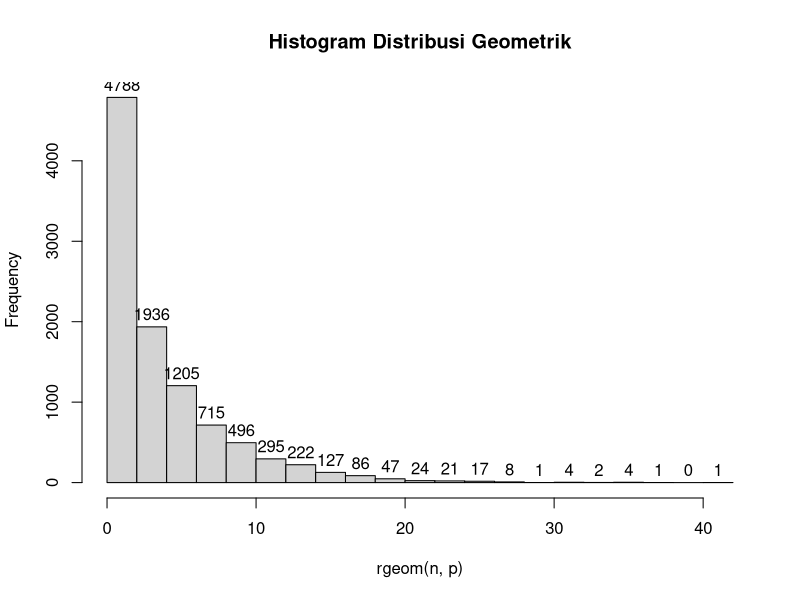
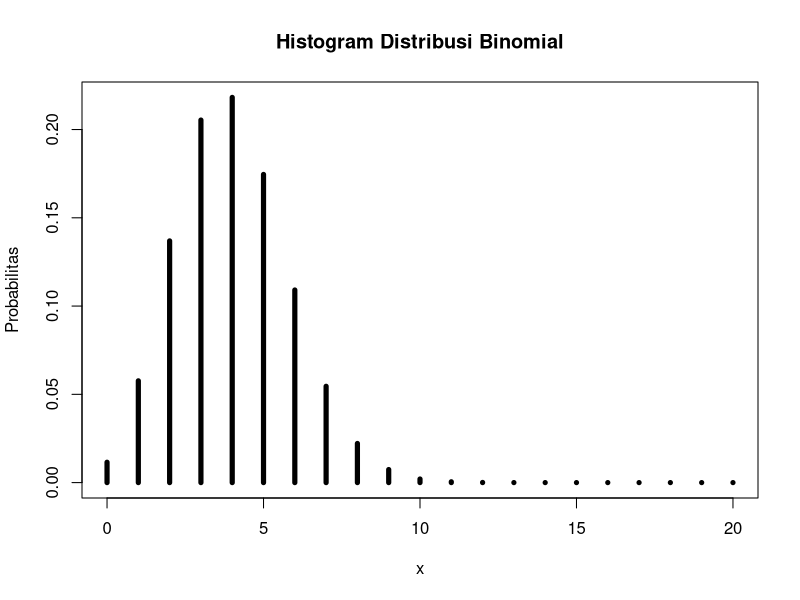
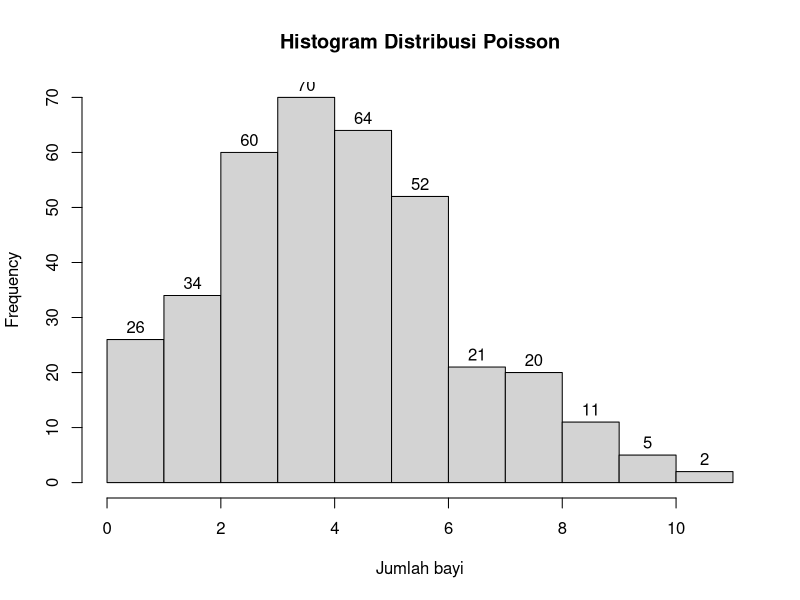
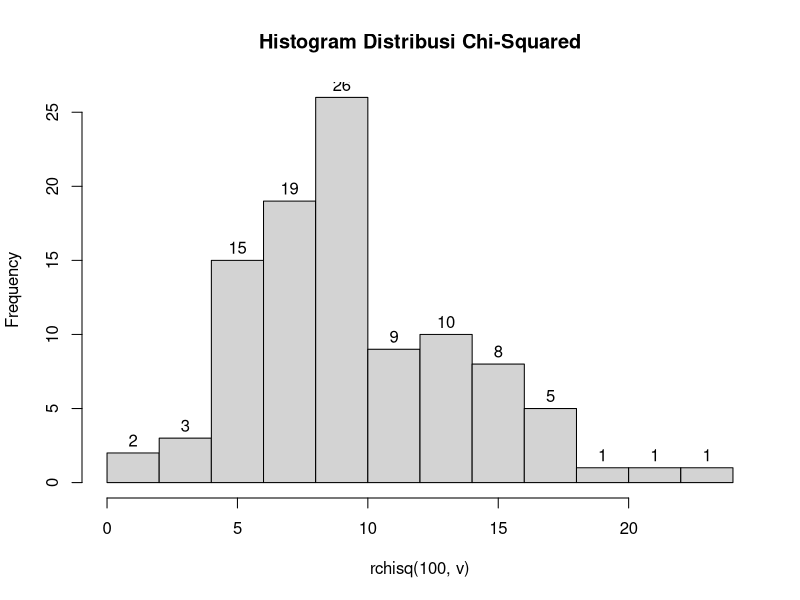
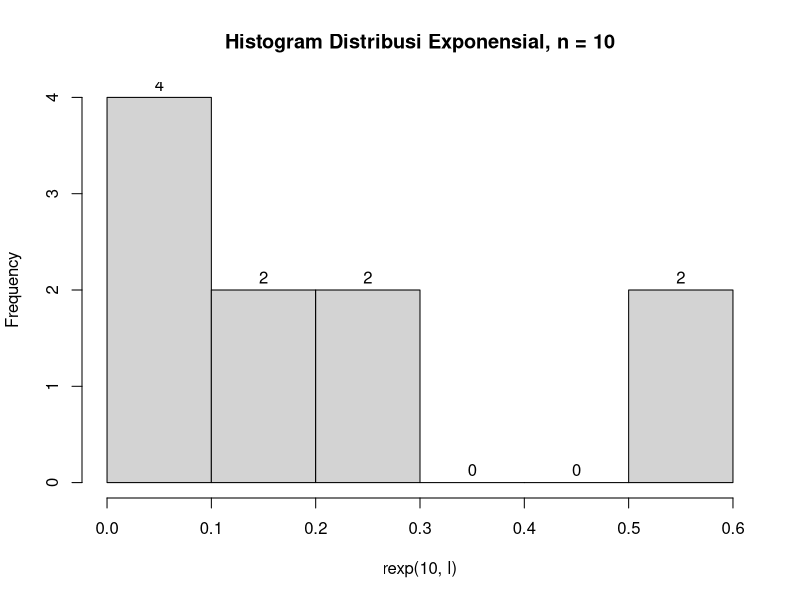
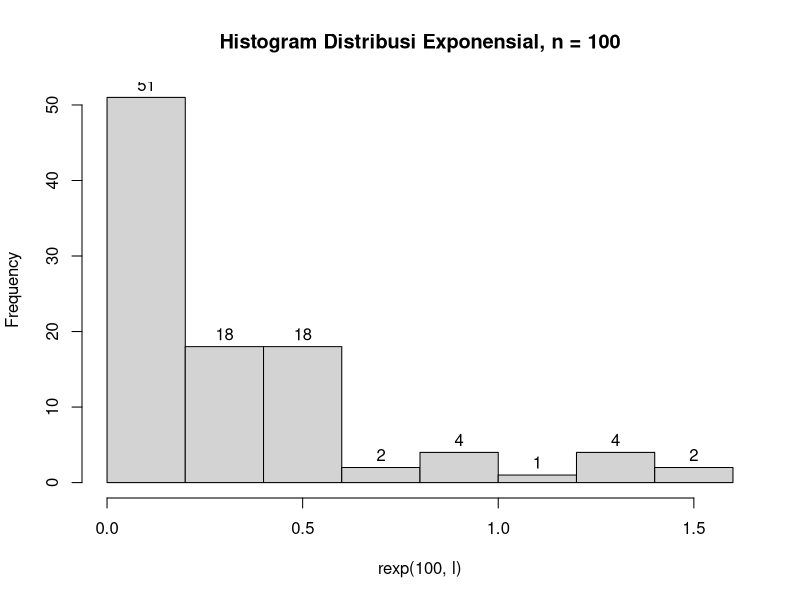
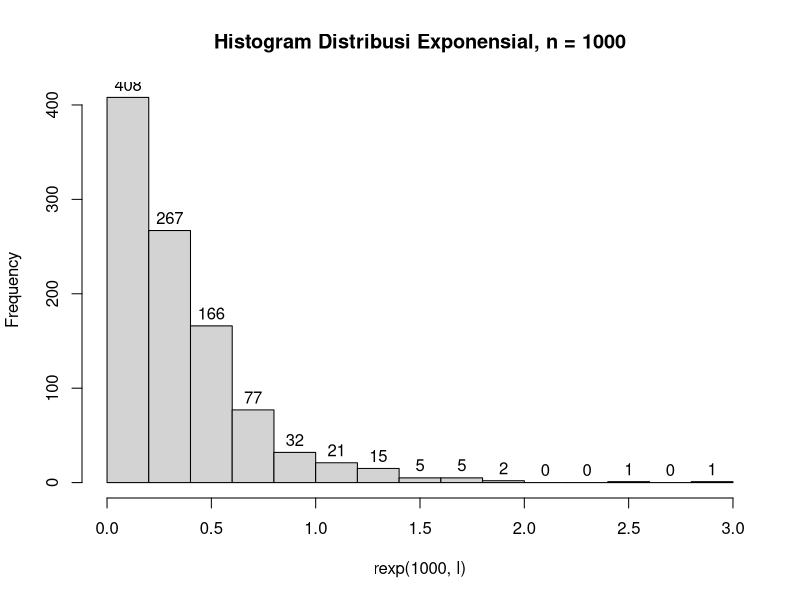
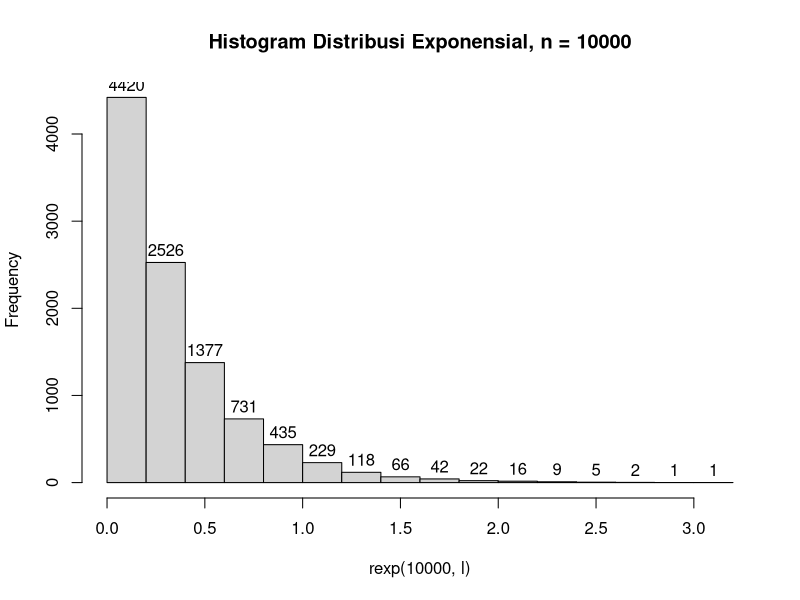

The R source for these figures, in order:
# Nomor 1:
# Seorang penyurvei secara acak memilih orang-orang di jalan sampai dia bertemu
# dengan seseorang yang menghadiri acara vaksinasi sebelumnya.

# a) Berapa peluang penyurvei bertemu x = 3 orang yang tidak menghadiri acara
#    vaksinasi sebelum keberhasilan pertama ketika p = 0,20 dari populasi
#    menghadiri acara vaksinasi ? (distribusi Geometrik)

x <- 3
p <- 0.2

for (i in seq(1, 5)) {
  print(sprintf("P(Y = x) #%d = %g", i, dgeom(x, p)))
}

# b) Mean Distribusi Geometrik dengan 10000 data random , prob = 0,20 dimana
#    distribusi geometrik acak tersebut X = 3 (distribusi geometrik acak() == 3)

n <- 10000
p <- 0.2

for (i in seq(1, 10)) {
  print(sprintf("Mean #%d = %g", i, mean(rgeom(n, p) == 3)))
}

# c) Bandingkan Hasil poin a dan b , apa kesimpulan yang bisa didapatkan?

msg <- "Berdasarkan hasil output dari poin (a) dan (b), dapat disimpulkan bahwa
pada poin (b), dengan menggunakan sebuah random variable yang dihasilkan secara
pseudo-random oleh fungsi rgeom, akan dihasilkan output yang bisa berubah pada
setiap pemanggilannya. Perilaku ini berbeda dengan hasil pada poin (a) di mana
hasil yang dihasilkan selalu tetap.
"

cat(msg)

# d) Histogram Distribusi Geometrik , Peluang X = 3 gagal Sebelum Sukses Pertama

hist(rgeom(n, p), main = "Histogram Distribusi Geometrik", labels = TRUE)

# e) Nilai Rataan (μ) dan Varian (σ²) dari Distribusi Geometrik.

msg <- "Rataan (μ) dapat dicari dengan rumus 1/p untuk mencapai keberhasilan pertama
dan dengan rumus (1-p)/p untuk x-1 kegagalan sebelum keberhasilan pertama.

Varians (σ²) dapat dicari dengan rumus (1-p)/(p^2).
"

cat(msg)
mgeom = (1 - p)/p
vgeom = (1 - p)/(p^2)
sprintf("μ = %g", mgeom)
sprintf("σ² = %g", vgeom)

# Nomor 2:
# Terdapat 20 pasien menderita Covid19 dengan peluang sembuh sebesar 0.2. Tentukan :

# a) Peluang terdapat 4 pasien yang sembuh.

x <- 4
n <- 20
p <- 0.2
sprintf("B(x; n, p) = %g", dbinom(x, n, p))

# b) Gambarkan grafik histogram berdasarkan kasus tersebut.

x <- seq(0, 20)
plot(x, dbinom(x, n, p),
     type = 'h',
     main = "Histogram Distribusi Binomial",
     ylab = "Probabilitas",
     lwd = 5)

# c) Nilai Rataan (μ) dan Varian (σ²) dari Distribusi Binomial.

msg <- "Rataan (μ) dapat dicari dengan rumus n*p.

Varians (σ²) dapat dicari dengan rumus n*p*q atau n*p*(1-p).
"

cat(msg)
mbinom = n*p
vbinom = n*p*(1-p)
sprintf("μ = %g", mbinom)
sprintf("σ² = %g", vbinom)

# Nomor 3:
# Diketahui data dari  sebuah tempat bersalin di rumah sakit tertentu menunjukkan
# rata-rata historis 4,5 bayi lahir di rumah sakit ini setiap hari. (gunakan Distribusi Poisson)

# a) Berapa peluang bahwa 6 bayi akan lahir di rumah sakit ini besok?

x <- 6
l <- 4.5
sprintf("Pois(l) = %g", dpois(x, l))

# b) Simulasikan dan buatlah histogram kelahiran 6 bayi akan lahir di rumah sakit
#    ini  selama setahun (n = 365)

n <- 365
hist(rpois(n, l), main = "Histogram Distribusi Poisson", xlab = "Jumlah bayi",
     labels = TRUE)

# c) dan bandingkan hasil poin a dan b , Apa kesimpulan yang bisa didapatkan

sprintf("Hasil poin (a) dikalian 365 = %g", dpois(x, l) * n)

msg <- "Hasil poin (a) hanya mempertimbangkan terjadinya kelahiran 6 bayi pada
hari besok (1 hari saja), sedangkan poin (b) mempertimbangkan hal yang sama tapi
dalam periode 365 hari. Setelah hasil poin (a) dikalikan dengan 365 untuk menyamakan
dengan hasil poin (b), didapatkan hasil yang hampir mendekati dengan nilai pada
histogram poin (b).
"

cat(msg)

# d) Nilai Rataan (μ) dan Varian (σ²) dari Distribusi Poisson.

msg <- "Rataan (μ) setara dengan lambda.

Varians (σ²) juga setara dengan lambda.
"

cat(msg)
sprintf("μ = %g", l)
sprintf("σ² = %g", l)

# Nomor 4:
# Diketahui nilai x = 2 dan v = 10. Tentukan:

# a) Fungsi Probabilitas dari Distribusi Chi-Square.

x <- 2
v <- 10
sprintf("X²(v) = %g", dchisq(x, v))

# b) Histogram dari Distribusi Chi-Square dengan 100 data random.

hist(rchisq(100, v), main = "Histogram Distribusi Chi-Squared", labels = TRUE)

# c) Nilai Rataan (μ) dan Varian (σ²) dari Distribusi Chi-Square.

msg <- "Rataan (μ) setara dengan v.

Varians (σ²) setara dengan 2*v.
"

cat(msg)
sprintf("μ = %g", v)
sprintf("σ² = %g", 2*v)

# Nomor 5:
# Diketahui bilangan acak (random variable) berdistribusi exponential (λ = 3). Tentukan:

# a) Fungsi Probabilitas dari Distribusi Exponensial 

n <- 10
l <- 3
paste("f(λ) = ", dexp(n, l))
print("Distribution:")
paste(rexp(n, l))

# b) Histogram dari Distribusi Exponensial untuk 10, 100, 1000 dan 10000 bilangan random

hist(rexp(10, l), main = "Histogram Distribusi Exponensial, n = 10", labels = TRUE)
hist(rexp(100, l), main = "Histogram Distribusi Exponensial, n = 100", labels = TRUE)
hist(rexp(1000, l), main = "Histogram Distribusi Exponensial, n = 1000", labels = TRUE)
hist(rexp(10000, l), main = "Histogram Distribusi Exponensial, n = 10000", labels = TRUE)

# c) Nilai Rataan (μ) dan Varian (σ²) dari Distribusi Exponensial untuk n = 100 dan λ = 3
# Petunjuk: 
#   Gunakan set.seed(1)
#   Gunakan fungsi bawaan R

n <- 100
l <- 3
set.seed(1)
paste("Rataan (μ) = ", mean(rexp(n, l)))
set.seed(1)
paste("Varians (σ²) = ", var(rexp(n, l)))

# Nomor 6:
# Diketahui generate random nilai sebanyak 100 data, mean = 50, sd = 8. Tentukan
# a) Fungsi Probabilitas dari Distribusi Normal P(X1 ≤ x ≤ X2),
#    hitung Z-Score-nya dan plot data generate randomnya dalam bentuk grafik.
#    Petunjuk(gunakan fungsi plot()).
#    Keterangan : 
#      X1 = Dibawah rata-rata 
#      X2 = Diatas rata-rata
#    Contoh data :
#      1,2,4,2,6,3,10,11,5,3,6,8
#    - rata-rata = 5.083333
#    - X1 = 5
#    - X2 = 6

n <- 100
m <- 50
stddev <- 8

paste("N(μ,σ²) = ", dnorm(n, m, stddev))

d <- rnorm(n, m, stddev)

plot(d, type = "o", col = "blue", main = "Distribusi Normal, n = 100, mean = 50, sd = 8")

x1 <- floor(mean(d))
x2 <- ceiling(mean(d))

zs <- (d - mean(d)) / sd(d)
plot(zs, type = "o", col = "red", main = "Z-Score Distribusi Normal, n = 100, mean = 50, sd = 8")

# b) Generate Histogram dari Distribusi Normal dengan breaks 50 dan format penamaan: 
#    NRP_Nama_Probstat_{Nama Kelas}_DNhistogram
#    Contoh :
#       312312312_Rola_Probstat_A_DNhistogram

hist(rnorm(n, m, stddev), breaks = 50, main = "5025211213_Richie Seputro_Probstat_A_DNhistogram")

# c) Nilai Varian (σ²) dari hasil generate random nilai Distribusi Normal.

paste("Varians (σ²) = ", sd(rnorm(n, m, stddev)) ^ 2)